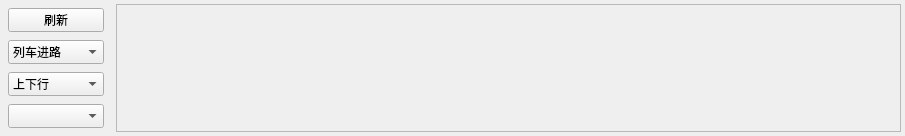
<?xml version="1.0" encoding="UTF-8"?>
<ui version="4.0">
 <class>StaRoutePlanTH</class>
 <widget class="QWidget" name="StaRoutePlanTH">
  <property name="geometry">
   <rect>
    <x>0</x>
    <y>0</y>
    <width>905</width>
    <height>136</height>
   </rect>
  </property>
  <property name="windowTitle">
   <string>StaRoutePlanTH</string>
  </property>
  <layout class="QHBoxLayout" name="horizontalLayout" stretch="0,1">
   <property name="spacing">
    <number>8</number>
   </property>
   <property name="leftMargin">
    <number>4</number>
   </property>
   <property name="topMargin">
    <number>4</number>
   </property>
   <property name="rightMargin">
    <number>4</number>
   </property>
   <property name="bottomMargin">
    <number>4</number>
   </property>
   <item>
    <layout class="QVBoxLayout" name="verticalLayout">
     <property name="spacing">
      <number>8</number>
     </property>
     <property name="leftMargin">
      <number>4</number>
     </property>
     <property name="topMargin">
      <number>4</number>
     </property>
     <property name="rightMargin">
      <number>4</number>
     </property>
     <property name="bottomMargin">
      <number>4</number>
     </property>
     <item>
      <widget class="QPushButton" name="reflashBtn">
       <property name="minimumSize">
        <size>
         <width>96</width>
         <height>24</height>
        </size>
       </property>
       <property name="maximumSize">
        <size>
         <width>96</width>
         <height>24</height>
        </size>
       </property>
       <property name="text">
        <string>刷新</string>
       </property>
      </widget>
     </item>
     <item>
      <widget class="QComboBox" name="comboBox">
       <property name="minimumSize">
        <size>
         <width>96</width>
         <height>24</height>
        </size>
       </property>
       <property name="maximumSize">
        <size>
         <width>96</width>
         <height>24</height>
        </size>
       </property>
       <item>
        <property name="text">
         <string>列车进路</string>
        </property>
       </item>
      </widget>
     </item>
     <item>
      <widget class="QComboBox" name="comboBox_2">
       <property name="minimumSize">
        <size>
         <width>96</width>
         <height>24</height>
        </size>
       </property>
       <property name="maximumSize">
        <size>
         <width>96</width>
         <height>24</height>
        </size>
       </property>
       <item>
        <property name="text">
         <string>上下行</string>
        </property>
       </item>
       <item>
        <property name="text">
         <string>上行</string>
        </property>
       </item>
       <item>
        <property name="text">
         <string>下行</string>
        </property>
       </item>
      </widget>
     </item>
     <item>
      <widget class="QComboBox" name="stationCombo">
       <property name="minimumSize">
        <size>
         <width>96</width>
         <height>24</height>
        </size>
       </property>
       <property name="maximumSize">
        <size>
         <width>96</width>
         <height>24</height>
        </size>
       </property>
      </widget>
     </item>
    </layout>
   </item>
   <item>
    <widget class="QFrame" name="frame">
     <property name="frameShape">
      <enum>QFrame::StyledPanel</enum>
     </property>
     <property name="frameShadow">
      <enum>QFrame::Raised</enum>
     </property>
     <layout class="QHBoxLayout" name="horizontalLayout_2">
      <property name="spacing">
       <number>0</number>
      </property>
      <property name="leftMargin">
       <number>0</number>
      </property>
      <property name="topMargin">
       <number>0</number>
      </property>
      <property name="rightMargin">
       <number>0</number>
      </property>
      <property name="bottomMargin">
       <number>0</number>
      </property>
     </layout>
    </widget>
   </item>
  </layout>
 </widget>
 <layoutdefault spacing="6" margin="11"/>
 <resources/>
 <connections/>
</ui>
